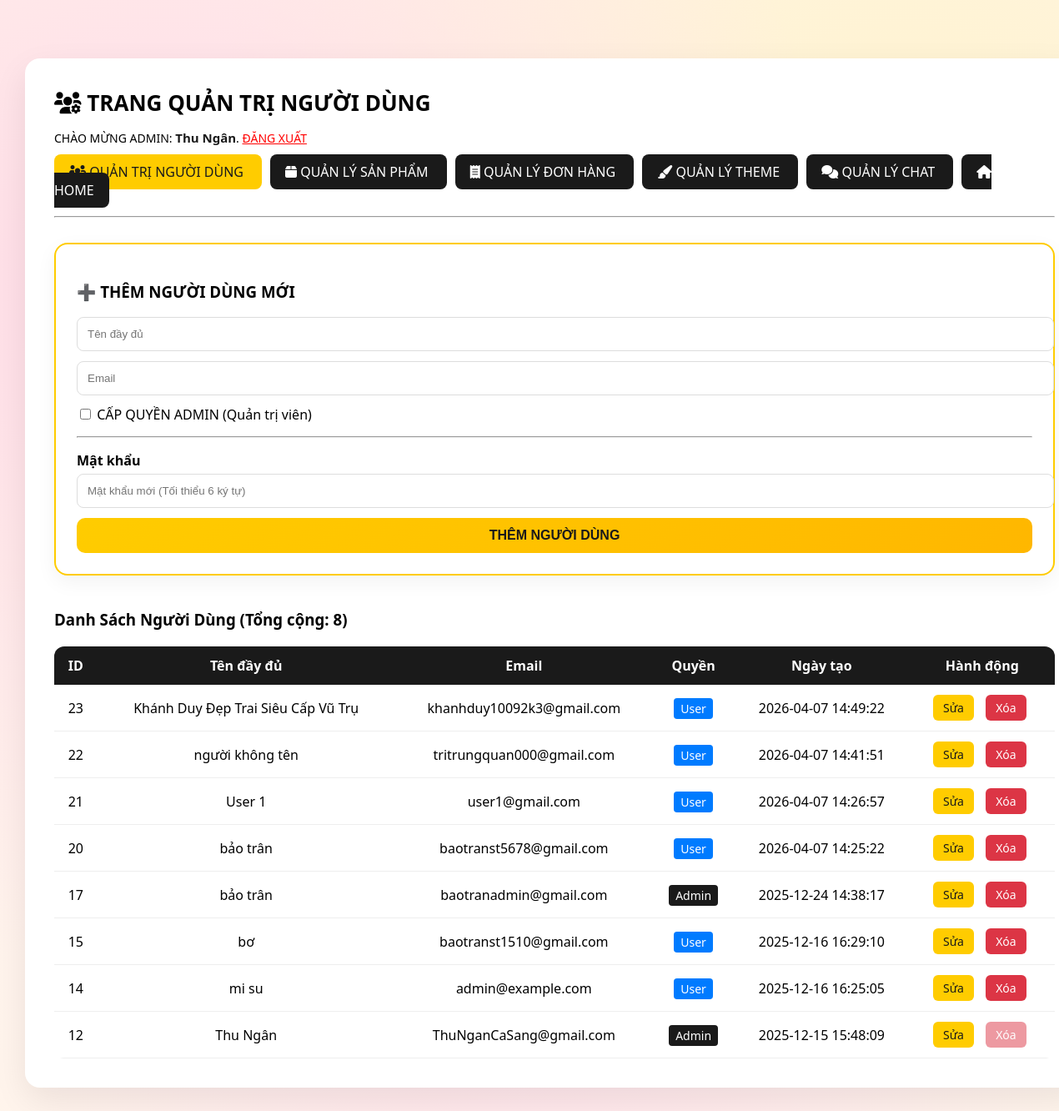
Page /admin/users.php (signed in) on the committed database.
### tables this page shows
CREATE TABLE `users` (
  `id` int(11) NOT NULL,
  `fullname` varchar(100) NOT NULL,
  `email` varchar(100) NOT NULL,
  `password` varchar(255) NOT NULL,
  `is_admin` tinyint(1) DEFAULT 0,
  `created_at` timestamp NOT NULL DEFAULT current_timestamp()
);

### admin/users.php (the view, shortened to what this page needs)
<?php
$currentPage = basename($_SERVER['PHP_SELF']);
include '../db_config.php';
$is_edit_mode = false;
$edit_user = [
    'id' => '',
    'fullname' => '',
    'email' => '',
    'is_admin' => 0,
];
$users_result = $pdo->query("SELECT id, fullname, email, is_admin, created_at FROM users ORDER BY id DESC");
$user_count = $users_result->rowCount();
?>
<!DOCTYPE html>
<html lang="vi">
<head>
    <link rel="stylesheet" href="../css/style.css">
    <link rel="stylesheet" href="https://cdnjs.cloudflare.com/ajax/libs/font-awesome/6.0.0-beta3/css/all.min.css">
</head>
<body>
    <main>
        <div class="admin-container">
            <div class="admin-header-info">
                <h2><i class="fas fa-users-cog"></i> TRANG QUẢN TRỊ NGƯỜI DÙNG</h2>
                <p>CHÀO MỪNG ADMIN:
                    <span style="font-weight: bold; color: #1a1a1a;font-size: 15px;"><?php echo htmlspecialchars($_SESSION['fullname'] ?? 'Quản trị viên'); ?></span>.
                    <a href="../logout.php" style="color: red;">ĐĂNG XUẤT</a>
                </p>
            </div>
                <div class="admin-menu">
                    <a href="users.php"
                    class="<?= $currentPage == 'users.php' ? 'active' : '' ?>">
                        <i class="fas fa-users-cog"></i> QUẢN TRỊ NGƯỜI DÙNG
                    </a>
                    <a href="products.php"
                    class="<?= $currentPage == 'products.php' ? 'active' : '' ?>">
                        <i class="fas fa-box"></i> QUẢN LÝ SẢN PHẨM
                    </a>
                <a href="orders.php"
                class="<?= $currentPage == 'orders.php' ? 'active' : '' ?>">
                    <i class="fas fa-receipt"></i> QUẢN LÝ ĐƠN HÀNG
                </a>
                    <a href="theme.php"
                    class="<?= $currentPage == 'theme.php' ? 'active' : '' ?>">
                        <i class="fas fa-paint-brush"></i> QUẢN LÝ THEME
                    </a>
                    <a href="chat.php"
                    class="<?= $currentPage == 'chat.php' ? 'active' : '' ?>">
                    <i class="fas fa-comments"></i> QUẢN LÝ CHAT
                    </a>
                    <a href="/flower_shop/index.php">
                        <i class="fas fa-home"></i> HOME
                    </a>
                </div>
            <hr>
          <div class="form-user-management">
    <h3><?php echo $is_edit_mode ? '📝 Chỉnh Sửa Người Dùng #' . htmlspecialchars($edit_user['id']) : '➕ THÊM NGƯỜI DÙNG MỚI'; ?></h3>
    <form action="users.php" method="POST">
        <input type="text" name="fullname" placeholder="Tên đầy đủ" required
               value="<?php echo htmlspecialchars($edit_user['fullname']); ?>">
        <input type="email" name="email" placeholder="Email" required
               value="<?php echo htmlspecialchars($edit_user['email']); ?>">
<label style="display: block; margin-bottom: 15px;">
            <input type="checkbox" name="is_admin" value="1"
                   <?php echo ($edit_user['is_admin'] == 1) ? 'checked' : ''; ?>>
            CẤP QUYỀN ADMIN (Quản trị viên)
        </label>
        <hr>
        <p style="font-weight: bold; margin-bottom: 5px;">
            <?php echo $is_edit_mode ? 'Đặt lại Mật khẩu (Để trống nếu không muốn thay đổi)' : 'Mật khẩu'; ?>
        </p>
        <input type="password" name="password" placeholder="Mật khẩu mới (Tối thiểu 6 ký tự)"
               <?php echo $is_edit_mode ? '' : 'required'; ?>>
        <button type="submit" class="btn-capnhat">
            <?php echo $is_edit_mode ? 'CẬP NHẬT TÀI KHOẢN' : 'THÊM NGƯỜI DÙNG'; ?>
        </button>
    </form>
</div>
            <h3>Danh Sách Người Dùng (Tổng cộng: <?php echo $user_count; ?>)</h3>
            <table>
                <thead>
                    <tr>
                        <th>ID</th>
                        <th>Tên đầy đủ</th>
                        <th>Email</th>
                        <th>Quyền</th>
                        <th>Ngày tạo</th>
                        <th>Hành động</th>
                    </tr>
                </thead>
                <tbody>
                    <?php
                    if ($user_count > 0):
                        while($row = $users_result->fetch()): ?>
                            <tr>
                                <td><?php echo $row['id']; ?></td>
                                <td><?php echo htmlspecialchars($row['fullname']); ?></td>
                                <td><?php echo htmlspecialchars($row['email']); ?></td>
                                <td>
                                    <span style="padding: 3px 8px; border-radius: 4px; font-size: 14px; color: white; background-color: <?php echo ($row['is_admin'] == 1) ? '#1a1a1a' : '#007bff'; ?>;">
                                        <?php echo ($row['is_admin'] == 1) ? 'Admin' : 'User'; ?>
                                    </span>
                                </td>
                                <td><?php echo date('Y-m-d H:i:s', strtotime($row['created_at'] ?? '')); ?></td>
                                <td>
                                    <a href="users.php?edit_id=<?php echo $row['id']; ?>" class="action-btn btn-edit">
                                        Sửa
                                    </a>
                                    <?php if ($row['id'] != $_SESSION['user_id']): ?>
                                        <a href="users.php?delete_id=<?php echo $row['id']; ?>"
                                        class="action-btn btn-delete"
                                           onclick="return confirm('Bạn có chắc chắn muốn xóa người dùng ID: <?php echo $row['id']; ?> này không?');">
                                           Xóa
                                        </a>
                                    <?php else: ?>
                                        <span class="action-btn btn-delete" style="opacity: 0.5; cursor: not-allowed;">Xóa</span>
                                    <?php endif; ?>
                                </td>
                            </tr>
                        <?php endwhile; ?>
                    <?php else: ?>
                        <tr><td colspan="6">Chưa có người dùng nào được đăng ký.</td></tr>
                    <?php endif; ?>
                </tbody>
            </table>
        </div>
    </main>
</body>
</html>

### css/style.css (style rules this page uses)
body { font-family: 'Times New Roman', Times, serif, sans-serif; margin: 0; padding: 0; background-color: #fffaf0; }
:root { --primary-color: #e91e63; --secondary-color: #ffc107; --dark-color: #2c3e50; }
html, body { margin: 0; padding: 0; width: 100%; overflow-x: hidden; }

### admin/users.php (style rules this page uses)
body { margin: 0; padding: 30px; font-family: 'Segoe UI', sans-serif; background: radial-gradient(circle at 15% 25%, rgba(255, 214, 230, 0.9), transparent 55%), radial-gradient(circle at 85% 20%, rgba(255, 241, 200, 0.9), transparent 55%), radial-gradient(circle at 50% 80%, rgba(255, 220, 235, 0.8), transparent 60%); background-color: #fff7ec; background-attachment: fixed; }
.admin-container { max-width: 1200px; margin: 40px auto; padding: 35px; background: #ffffff; border-radius: 18px; box-shadow: 0 15px 40px rgba(0,0,0,0.08); }
.admin-header-info h2 { font-size: 26px; margin: 0; }
.admin-header-info p { font-size: 14px; }
.admin-menu { margin: 20px 0; }
.admin-menu a { background: #1a1a1a; color: white; padding: 10px 18px; margin-right: 10px; text-decoration: none; border-radius: 8px; transition: 0.3s ease; }
.admin-menu a:hover, .admin-menu .active { background: #ffcc00; color: #1a1a1a; transform: translateY(-2px); }
.form-user-management { border: 2px solid #ffcc00; padding: 25px; margin-top: 30px; margin-bottom: 40px; border-radius: 16px; background: #ffffff; box-shadow: 0 8px 25px rgba(0,0,0,0.05); }
.form-user-management input[type="text"], .form-user-management input[type="email"], .form-user-management input[type="password"] { width: 100%; padding: 12px; margin-bottom: 12px; border-radius: 8px; border: 1px solid #ddd; transition: 0.2s; }
.btn-capnhat { background: linear-gradient(135deg, #ffcc00, #ffb700); color: #1a1a1a; padding: 12px; border: none; cursor: pointer; border-radius: 10px; font-weight: bold; font-size: 16px; transition: 0.3s; width: 100%; }
table { width: 100%; border-collapse: collapse; margin-top: 20px; border-radius: 12px; overflow: hidden; }
th { background: #1a1a1a; color: white; padding: 12px; }
td { padding: 10px; border-bottom: 1px solid #eee; }
.action-btn { padding: 6px 12px; margin: 2px; text-decoration: none; color: white; border-radius: 6px; font-size: 14px; transition: 0.2s; display: inline-block; margin-right: 8px; }
.btn-edit { background-color: #ffcc00; color: #1a1a1a !important; }
.btn-delete { background-color: #dc3545; }
th, td { text-align: center; }

### rows in the picture
users: id "23", fullname "Khánh Duy Đẹp Trai Siêu Cấp Vũ Trụ", email "khanhduy10092k3@gmail.com", is_admin "User", created_at "2026-04-07 14:49:22"
users: id "22", fullname "người không tên", email "tritrungquan000@gmail.com", is_admin "User", created_at "2026-04-07 14:41:51"
users: id "21", fullname "User 1", email "user1@gmail.com", is_admin "User", created_at "2026-04-07 14:26:57"
users: id "20", fullname "bảo trân", email "baotranst5678@gmail.com", is_admin "User", created_at "2026-04-07 14:25:22"
users: id "17", fullname "bảo trân", email "baotranadmin@gmail.com", is_admin "Admin", created_at "2025-12-24 14:38:17"
users: id "15", fullname "bơ", email "baotranst1510@gmail.com", is_admin "User", created_at "2025-12-16 16:29:10"
users: id "14", fullname "mi su", email "admin@example.com", is_admin "User", created_at "2025-12-16 16:25:05"
users: id "12", fullname "Thu Ngân", email "ThuNganCaSang@gmail.com", is_admin "Admin", created_at "2025-12-15 15:48:09", shows "Xóa"

### other values in the picture
$_SESSION['fullname'] "Thu Ngân"
$user_count "8"
